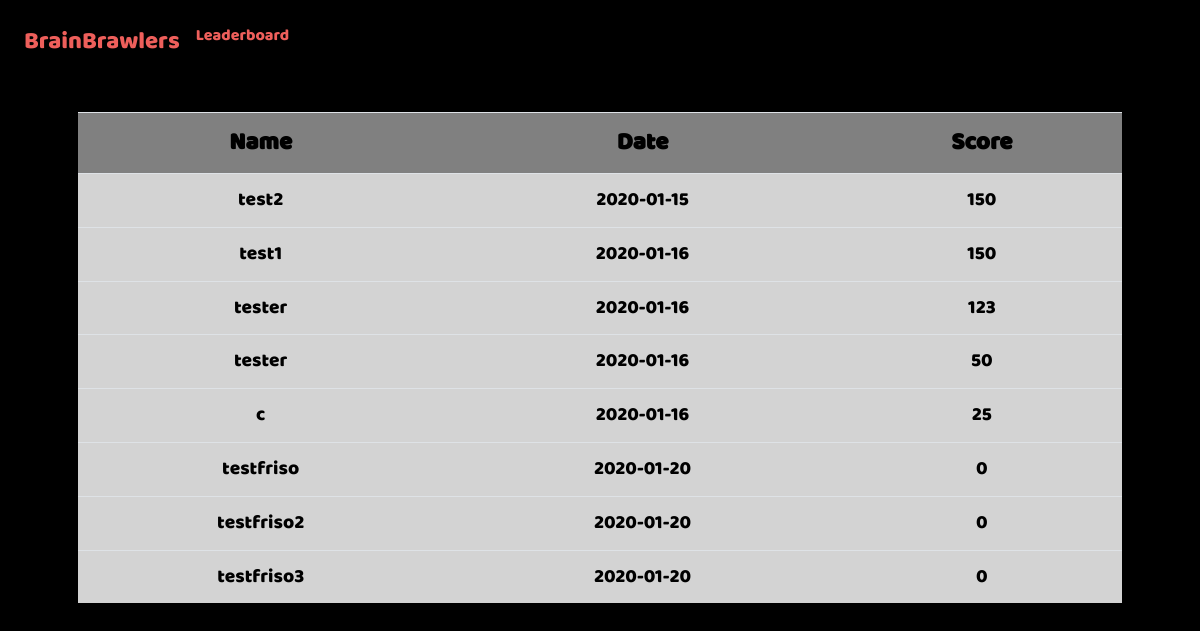
The app's page /leaderboard with its own data.
### tables this page shows
CREATE TABLE 'users' ('id' integer PRIMARY KEY AUTOINCREMENT NOT NULL, 'username' text NOT NULL, 'hash' text NOT NULL, 'highscore' integer NOT NULL, 'date'  date NOT NULL DEFAULT CURRENT_DATE  );

### application.py (the view)
@app.route("/leaderboard")
def leaderboard():
    highscores = db.execute("SELECT * FROM users ORDER BY highscore DESC, date;")
    return render_template("game/leaderboard.html", highscores=highscores)

### application.py (called while the page is built)
@app.after_request
def after_request(response):
    response.headers["Cache-Control"] = "no-cache, no-store, must-revalidate"
    response.headers["Expires"] = 0
    response.headers["Pragma"] = "no-cache"
    return response

### templates/game/leaderboard.html (shortened to what this page needs)
{% extends "layout.html" %}
{% block main %}
    <p>
        <br>
        <br>
    </p>
    <table id=table class="table table-striped" style="width:100%">
        <link href="/static/css/leaderboard.css" rel="stylesheet">
        <tr>
            <th>Name</th>
            <th>Date</th>
            <th>Score</th>
        </tr>
    {% for highscore in highscores %}
        <tr>
            <td>{{ highscore.username }}</td>
            <td>{{ highscore.date }}</td>
            <td>{{ highscore.highscore }}</td>
        </tr>
    {% endfor %}
    </table>
{% endblock %}

### templates/layout.html (shortened to what this page needs)
<!DOCTYPE html>
<html lang="en">
    <head>
        <link href="https://maxcdn.bootstrapcdn.com/bootstrap/4.1.3/css/bootstrap.min.css" rel="stylesheet">
        <link href="{{ url_for('static', filename='css/basic_style.css') }}" rel="stylesheet">
    </head>
    <body>
        <nav class="navbar fixed-top navbar-expand-md">
            <div class="collapse navbar-collapse" id="navbar">
                {% if session.user_id %}
                    <ul class="navbar-nav mr-auto mt-2">
                        <li class="nav-item nav-logo"><a class="nav-link" href="/">BrainBrawlers</a></li>
                        <li class="nav-item"><a class="nav-link" href="/leaderboard">Leaderboard</a></li>
                        <li class="nav-item"><a class="nav-link" href="/profile">Profile</a></li>
                    </ul>
                    <ul class="navbar-nav ml-auto mt-2">
                        <li class="nav-item"><a class="nav-link" href="/logout">Log Out</a></li>
                    </ul>
                {% else %}
                    <ul class="navbar-nav mr-auto mt-2">
                        <li class="nav-item nav-logo"><a class="nav-link" href="/">BrainBrawlers</a></li>
                        <li class="nav-item"><a class="nav-link" href="/leaderboard">Leaderboard</a></li>
                    </ul>
                {% endif %}
            </div>
        </nav>
        <main class="container p-5 center">
            {% block main %}{% endblock %}
        </main>
    </body>
</html>

### static/css/basic_style.css (style rules this page uses)
.nav-link { color: #ee5f5b; font-family: Baloo Regular, Baloo; }
body { background-color: #000000; }
main { overflow-x: auto; text-align: center; }
.center { color: #ffffff; text-align: center; }
.nav-logo { font-size: 150%; }

### static/css/leaderboard.css (style rules this page uses)
#table { margin-left:auto; margin-right:auto; color: black; font-family: Baloo Regular, Baloo; }
th { background-color: grey; font-size: 150%; font-weight: bold; }
td { background-color: lightgrey; font-size: 120%; }

### records on screen
users: username "test2", date "2020-01-15", highscore "150"
users: username "test1", date "2020-01-16", highscore "150"
users: username "tester", date "2020-01-16", highscore "123"
users: username "tester", date "2020-01-16", highscore "50"
users: username "c", date "2020-01-16", highscore "25"
users: username "testfriso", date "2020-01-20", highscore "0"
users: username "testfriso2", date "2020-01-20", highscore "0"
users: username "testfriso3", date "2020-01-20", highscore "0"
